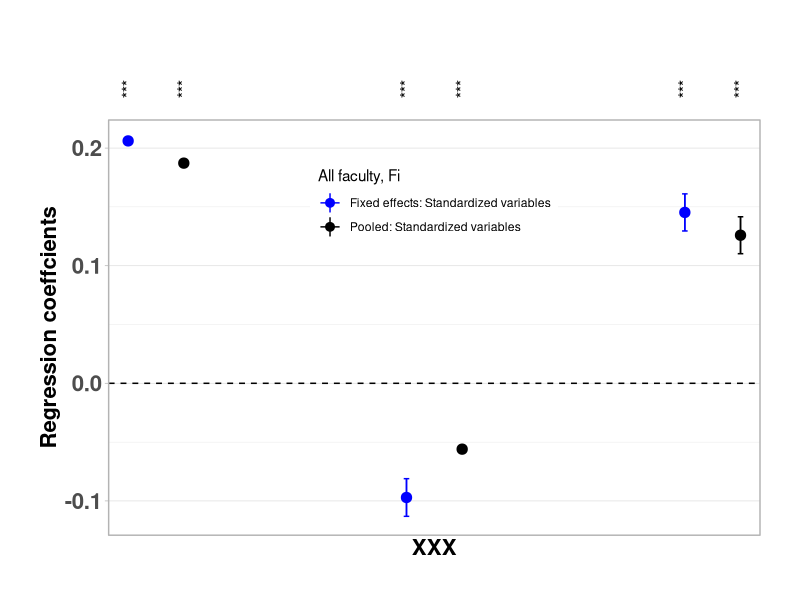

The R script that drew this image:
### Plot figure 6A
library(ggplot2)
library(grid)

coeffAllNoFE <- c(0.1872, -0.0560, 0.1259)
sdAllNoFE <- c(0.0016, 0.0018, 0.0157)

coeffAllFE <- c(0.2061, -0.0971, 0.1453)
sdAllFE <- c(0.00173, 0.01601, 0.01578)

coeffAll <- c(coeffAllFE, coeffAllNoFE)
sdAll <- c(sdAllFE, sdAllNoFE)

df <- data.frame(
    x = c(c(4, 14, 24), c(6, 16, 26)),
    coeff = coeffAll,
    group = factor(c(1, 1, 1, 0, 0 ,0), levels=c(0, 1)),
    color = factor(c("blue", "blue", "blue", "black", "black", "black"), levels=c("blue", "black")),
    upper = coeffAll + sdAll,
    lower = coeffAll - sdAll
)

plotA <- ggplot(df)

# Pointranges
plotA <- plotA + geom_pointrange(aes(x=x, y=coeff, ymin = lower, ymax = upper, group=group, colour=color), fatten = 5)
plotA <- plotA +
    geom_errorbar(aes(x=x, ymin = lower, ymax = upper, group=group, colour=color), width = 0.2) +
    geom_hline(yintercept=0, linetype=2) 

# Axis Label
# plotA <- plotA + xlab("") + ylab("Regression Coefficients")

# Labels
x_breaks <- c("5.0", "15.0", "25.0")
x_labs <- c("Coauthors",
             "Author age",
             "Cross-disc."
)
plotA <- plotA + scale_x_discrete(name="XXX", breaks=x_breaks, labels=x_labs)

plotA

# Themes
plotA <- plotA + theme_light() +
    theme(axis.text.x = element_text(size=16, face="bold",family="serif" ),
          axis.text.y = element_text(size=16, face="bold" ),
          axis.title = element_text(size=16, face="bold" ),
          plot.margin = unit(c(6,2,2,2), "lines") ) 

# Annotation: Significant level
tg <- textGrob("***", rot = 90)
plotA <- plotA + 
    annotation_custom(grob = tg,  xmin = 4, xmax = 4, ymin = 0.25, ymax = 0.25) +
    annotation_custom(grob = tg,  xmin = 6, xmax = 6, ymin = 0.25, ymax = 0.25) +
    annotation_custom(grob = tg,  xmin = 14, xmax = 14, ymin = 0.25, ymax = 0.25) + 
    annotation_custom(grob = tg,  xmin = 16, xmax = 16, ymin = 0.25, ymax = 0.25) +
    annotation_custom(grob = tg,  xmin = 24, xmax = 24, ymin = 0.25, ymax = 0.25) + 
    annotation_custom(grob = tg,  xmin = 26, xmax = 26, ymin = 0.25, ymax = 0.25)

plotA <- plotA +
    xlab("") + ylab("Regression coeffcients")

# Legend
plotA <- plotA + theme(legend.position=c(.5, .8))


plotA <- plotA + scale_color_manual(values=c("blue", "black"),
                                     name="All faculty, Fi",
                                     breaks=c("blue", "black"),
                                     labels=c("Fixed effects: Standardized variables", 
                                                "Pooled: Standardized variables"))

gt <- ggplot_gtable(ggplot_build(plotA))
gt$layout$clip[gt$layout$name=="panel"] <- "off"
grid.draw(gt)

ggsave('./output/Figure5A.png', plot=gt, width = 9, height = 6, dpi = 120)
